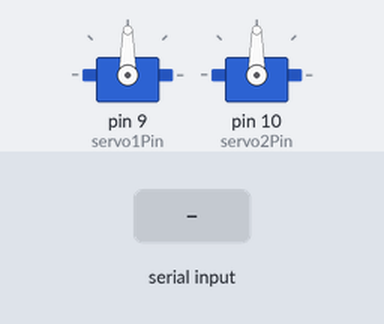
Recording of a sketch running on a simulated Arduino Mega 2560, built with avr-gcc and run on an emulated ATmega2560. Shown: 2 × servo. Inputs (shaded band) come from the test bench.

Above: at 1.2 s.
1.3 s: "S1:\n" received over the second serial link
At 2.2 s:
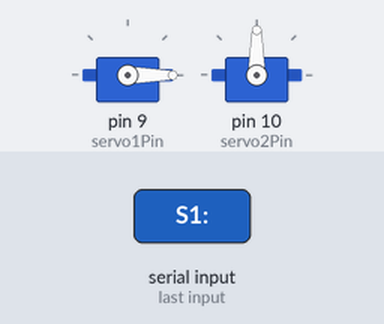
2.8 s: "S2:\n" received over the second serial link
At 3.3 s:
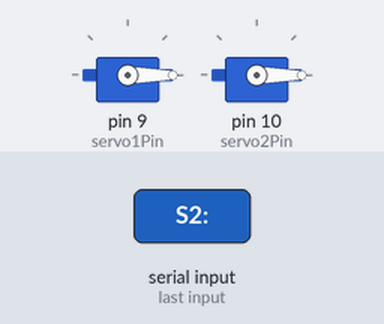
4.3 s: "S1:90\n" received over the second serial link
At 5.5 s:
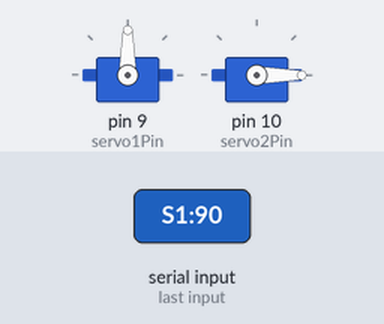
5.8 s: "S1:,45\n" received over the second serial link
At 6.9 s:
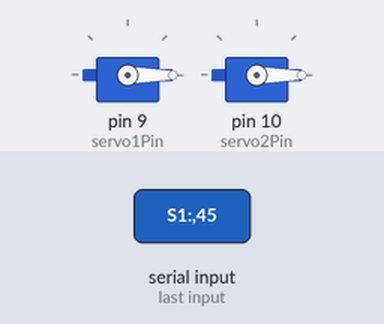
7.3 s: "S2:90\n" received over the second serial link
At 8.0 s:
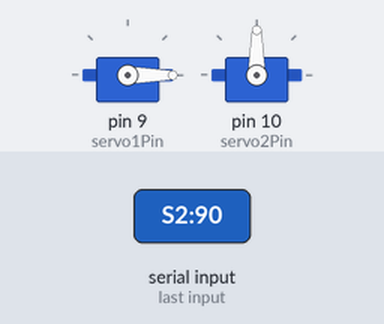
Timing chart, 0 to 9.8 s (numbered marks = the images above; inputs shaded):
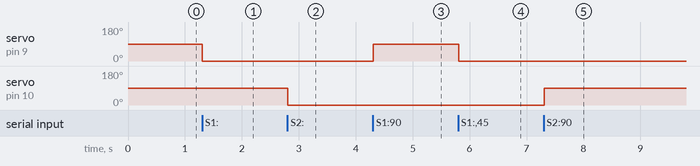

The sketch:

pitest.ino
```cpp
#include <Servo.h>
Servo servo1;
Servo servo2;
int servo1Pin = 9;
int servo2Pin = 10;


void setup() {
  Serial1.begin(9600);
  servo1.attach(servo1Pin);
  servo2.attach(servo2Pin);
  Serial1.println("Arduino ready");
}

void loop() {
  if (Serial1.available()) {
    String cmd = Serial1.readStringUntil('\n');
    cmd.trim();

    if (cmd.startsWith("S1:")) {
      int angle = cmd.substring(3).toInt();
      servo1.write(angle);
      Serial1.print("Servo1 moved to ");
      Serial1.println(angle);
    }
    else if (cmd.startsWith("S2:")) {
      int angle = cmd.substring(3).toInt();
      servo2.write(angle);
      Serial1.print("Servo2 moved to ");
      Serial1.println(angle);
    }
  }
}
```

Measured:
- after the input at 1.3 s, servo on pin 9 (servo1Pin): 90° → 0° at once
- after the input at 2.8 s, servo on pin 10 (servo2Pin): 90° → 0° at once
- after the input at 4.3 s, servo on pin 9 (servo1Pin): 0° → 90° at once
- after the input at 5.8 s, servo on pin 9 (servo1Pin): 90° → 0° at once
- after the input at 7.3 s, servo on pin 10 (servo2Pin): 0° → 90° at once
